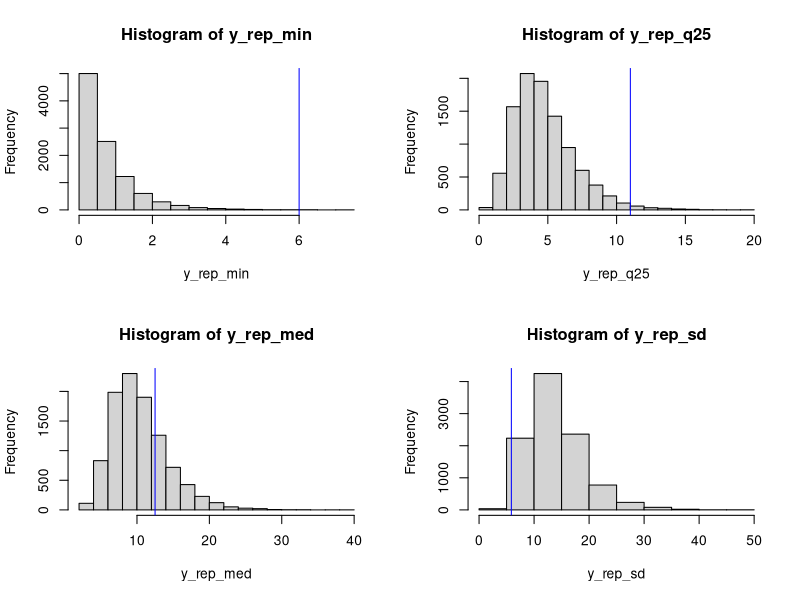
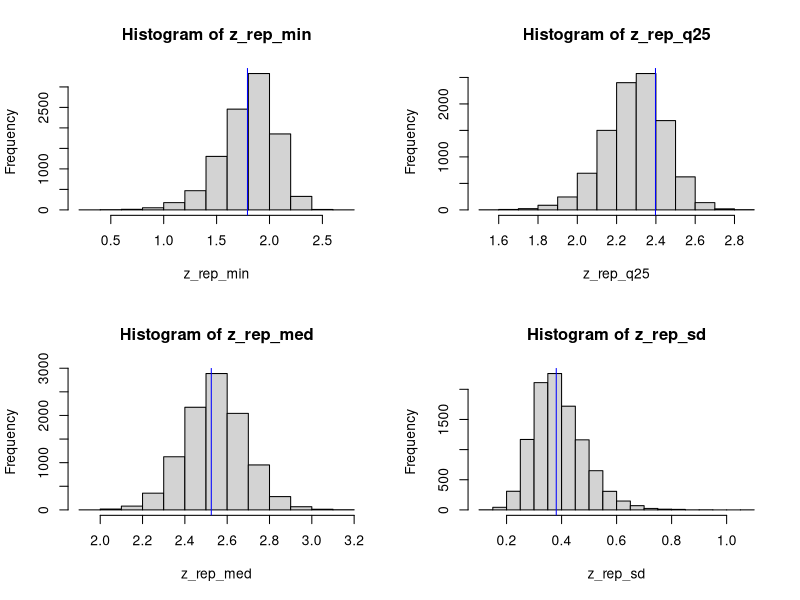
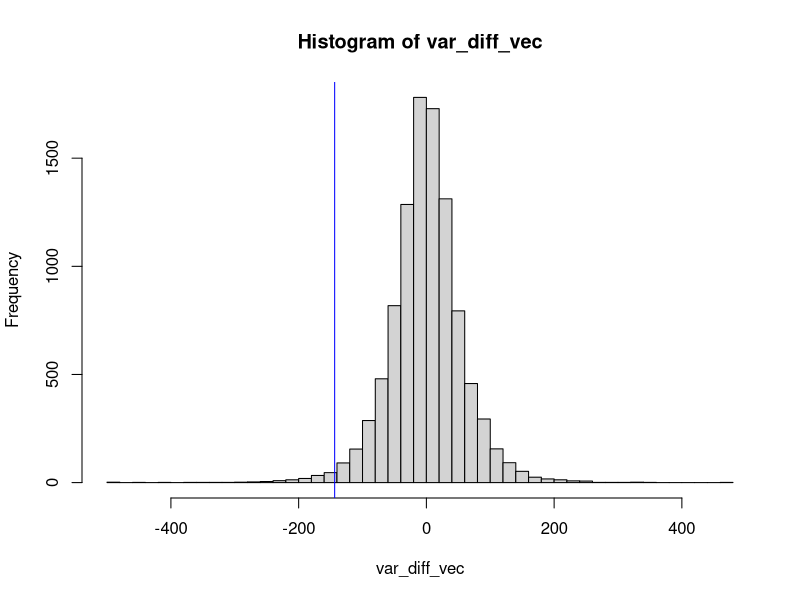
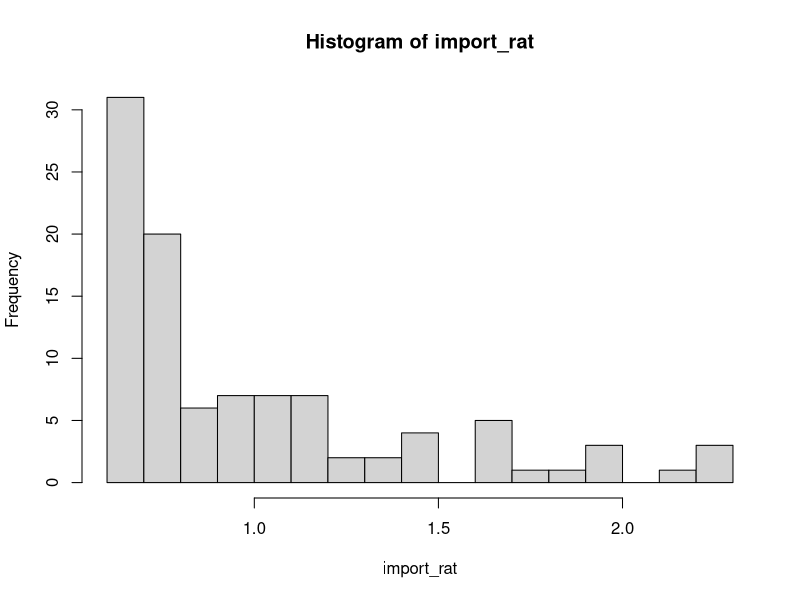
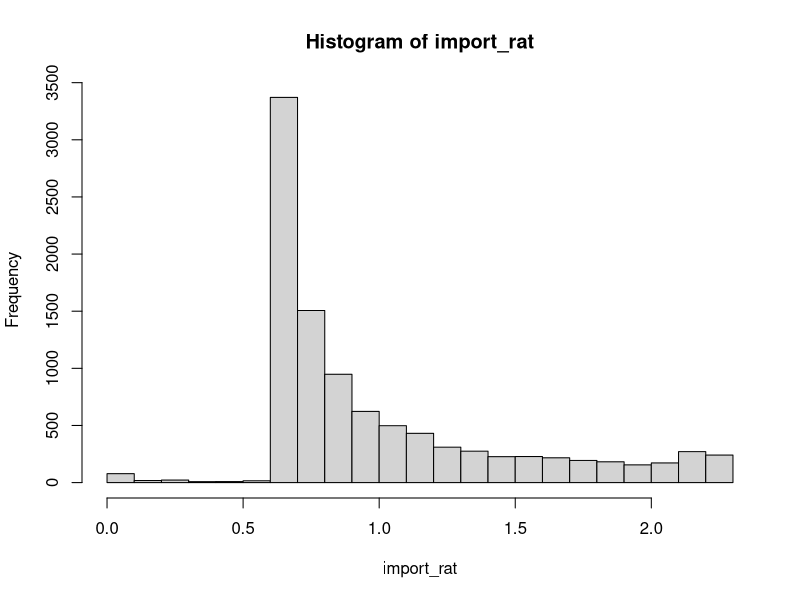
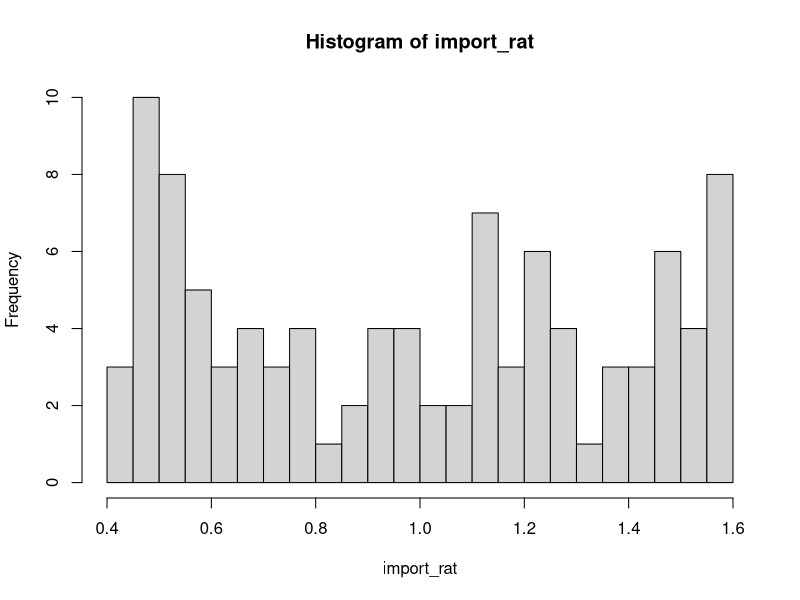
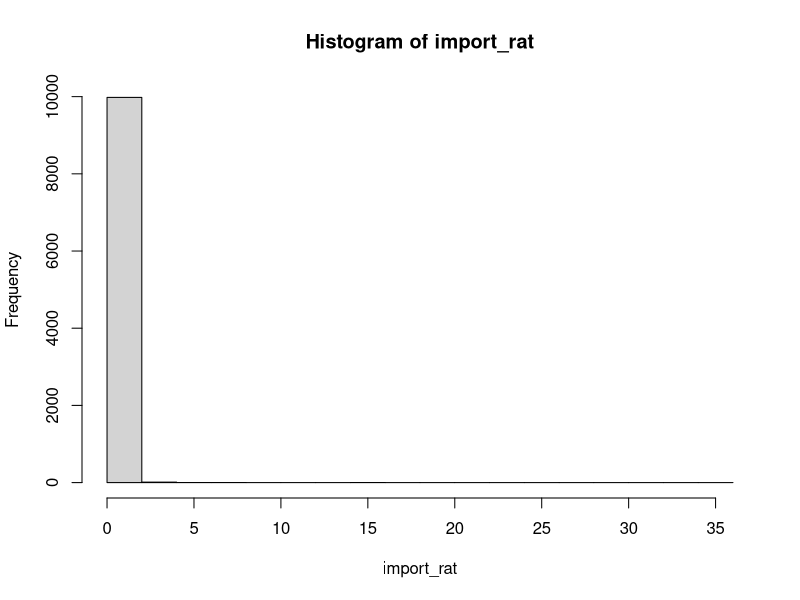

Write the R code that produced these figures, in order.
## No scientific notation

options(scipen = 999)

## Load in packages

library(fGarch)



########## Problem 1 ##########



## Input the known parameters and data

y <- c(15,9,15,8,8,20,25,31,13,12,11,15,11,13,13,11,11,12,6,14)
n <- length(y)
S <- 10000
alpha <- 5
beta <- alpha * 15



##### Part i #####



## Sample from the Gamma

samp_1i <- rgamma(n = S, shape = n + alpha, rate = beta + sum(y))



##### Part ii #####



## Construct the replicate data sets

y_rep <- matrix(0, nrow = S, ncol = n)

for(s in 1:S) {
    
    y_rep[s,] <- rexp(n = n, rate = samp_1i[s])
    
}



##### Part iii #####



## Compute the required test statistics for each replicate data set

y_rep_min <- apply(y_rep, 1, min)
y_rep_q25 <- apply(y_rep, 1, quantile, probs = 0.25)
y_rep_med <- apply(y_rep, 1, median)
y_rep_sd <- apply(y_rep, 1, sd)

par(mfrow = c(2, 2))

hist(x = y_rep_min)
abline(v = min(y), col = 'blue')

hist(x = y_rep_q25)
abline(v = quantile(y, 0.25), col = 'blue')

hist(x = y_rep_med)
abline(v = median(y), col = 'blue')

hist(x = y_rep_sd)
abline(v = sd(y), col = 'blue')



##### Part iv #####



## Compute the posterior predictive p-values for each statistic

pval_min <- mean(y_rep_min > min(y))
pval_q25 <- mean(y_rep_q25 > quantile(y, 0.25))
pval_med <- mean(y_rep_med > median(y))
pval_sd <- mean(y_rep_sd > sd(y))

## Probability of waiting at most 10 minutes

wait_10 <- mean(y_rep < 10)

## Output the results

cat("Minimum p-value: ", round(pval_min, 4))
cat("25% Quantile p-value: ", round(pval_q25, 4))
cat("Median p-value: ", round(pval_med, 4))
cat("Standard Deviation p-value: ", round(pval_sd, 4))
cat("Probability 10 Minute Wait: ", round(wait_10, 4))



########## Problem 2 ##########



## Input the known parameters and data

z <- log(y)
n <- length(z)
S <- 10000
alpha <- 0.01
beta <- 0.01

## Draw the sample from the posterior

s_squared <- sd(z)^2
post_tau <- rgamma(n = S, 
                  shape = alpha + (n - 1)/2,
                  rate = beta + (n - 1) * (s_squared / 2))

post_sigma <- 1/sqrt(post_tau)

Q_mu <- n * post_tau
ell_mu <- n * post_tau * mean(z)
post_mu <- rnorm(n = S, mean = (Q_mu^-1) * ell_mu, sd = sqrt(Q_mu^-1))



##### Part i #####



## Construct the replicate data set

z_rep <- matrix(0, nrow = S, ncol = n)

for(s in 1:S) {
    
    z_rep[s,] <- rnorm(n = n, mean = post_mu[s], sd = post_sigma[s])
    
}

## Compute the required test statistics for each replicate data set

z_rep_min <- apply(z_rep, 1, min)
z_rep_q25 <- apply(z_rep, 1, quantile, probs = 0.25)
z_rep_med <- apply(z_rep, 1, median)
z_rep_sd <- apply(z_rep, 1, sd)

par(mfrow = c(2, 2))

hist(x = z_rep_min)
abline(v = min(z), col = 'blue')

hist(x = z_rep_q25)
abline(v = quantile(z, 0.25), col = 'blue')

hist(x = z_rep_med)
abline(v = median(z), col = 'blue')

hist(x = z_rep_sd)
abline(v = sd(z), col = 'blue')

## Compute the posterior predictive p-values for each statistic

pval_min <- mean(z_rep_min > min(z))
pval_q25 <- mean(z_rep_q25 > quantile(z, 0.25))
pval_med <- mean(z_rep_med > median(z))
pval_sd <- mean(z_rep_sd > sd(z))

## Output the results

cat("Minimum p-value: ", round(pval_min, 4))
cat("25% Quantile p-value: ", round(pval_q25, 4))
cat("Median p-value: ", round(pval_med, 4))
cat("Standard Deviation p-value: ", round(pval_sd, 4))



##### Part ii #####



## Probability of waiting at most 10 minutes

wait_10 <- mean(z_rep < log(10))

## Output the results

cat("Probability 10 Minute Wait: ", round(wait_10, 4))



########## Problem 3 ##########



## Load in the data and known parameters

y <- c(1.960,
      1.823,
      0.968,
      2.753,
      0.779,
      3.003,
      2.463,
      2.197,
      2.806,
      3.137,
      -1.813,
      -4.242,
      -19.780,
      8.597,
      -3.134,
      7.486,
      12.621,
      -11.511,
      -12.746,
      17.244)
n <- length(y)
S <- 10000
alpha <- 0.01
beta <- 0.01



##### Part i #####



## Draw the sample from the posterior

s_squared <- sd(y)^2
post_tau <- rgamma(n = S, 
                   shape = alpha + (n - 1)/2,
                   rate = beta + (n - 1) * (s_squared / 2))

post_sigma <- 1/sqrt(post_tau)

Q_mu <- n * post_tau
ell_mu <- n * post_tau * mean(y)
post_mu <- rnorm(n = S, mean = (Q_mu^-1) * ell_mu, sd = sqrt(Q_mu^-1))



##### Part ii #####



## Construct the replicate data set

y_rep <- matrix(0, nrow = S, ncol = n)

for(s in 1:S) {
    
    y_rep[s,] <- rnorm(n = n, mean = post_mu[s], sd = post_sigma[s])
    
}



##### Part iii #####



## Compute the variance difference of the first 10 minus second 10 observation

y_1_var <- var(y[1:10])
y_2_var <- var(y[11:20])

var_diff <- y_1_var - y_2_var

## Compute the same variance for the replicate data

var_diff_vec <- numeric()

for (i in 1:S) {
    
    y_1_temp <- var(y_rep[i, 1:10])
    y_2_temp <- var(y_rep[i, 11:20])
    var_diff_vec[i] <- y_1_temp - y_2_temp
    
}

## Plot the histogram of the results

par(mfrow = c(1, 1))

hist(var_diff_vec, breaks = 50)
abline(v = var_diff, col = 'blue')



##### Part iv #####



## Posterior predictive p-value

post_pred <- mean(var_diff < var_diff_vec)

## Output the results

cat("Probability 10 Minute Wait: ", round(post_pred, 4))



########## Problem 4 ##########



##### Exercise 10.6 #####



### Part a ####



## Input the known parameters

S <- 100
mu <- 0
var <- 1
deg_free <- 3

## Sample theta from g

theta <- rstd(n = S, mean = mu, sd = sqrt(var), nu = deg_free)

## Calculate and plot the importance ratios

import_rat <- dnorm(x = theta, mean = mu, sd = sqrt(var)) /
    dstd(x = theta, mean = mu, sd = sqrt(var), nu = deg_free)

hist(import_rat, breaks = 20)



### Part b ###



## Compute the importance sampled EX and VarX

ex_imp <- ((1/S) * sum(theta * import_rat)) / ((1/S) * sum(import_rat))
var_imp <- ((1/S) * sum(theta^2 * import_rat)) / ((1/S) * sum(import_rat)) - ex_imp^2

## Compute the true EX and VarX

ex_true <- 0 # mean(dnorm(x = theta, mean = mu, sd = sqrt(var)))
var_true <- 1 # var(dnorm(x = theta, mean = mu, sd = sqrt(var)))

## Output the results

cat("Importance Sampled Expected Value: ", round(ex_imp, 4))
cat("True Expected Value: ", round(ex_true, 4))
cat("Importance Sampled Variance: ", round(var_imp, 4))
cat("True Variance: ", round(var_true, 4))



### Part c ###



## Input the known parameters

S <- 10000
mu <- 0
var <- 1
deg_free <- 3

## Sample theta from g

theta <- rstd(n = S, mean = mu, sd = sqrt(var), nu = deg_free)

## Calculate and plot the importance ratios

import_rat <- dnorm(x = theta, mean = mu, sd = sqrt(var)) /
    dstd(x = theta, mean = mu, sd = sqrt(var), nu = deg_free)

hist(import_rat, breaks = 20)

## Compute the importance sampled EX and VarX

ex_imp <- ((1/S) * sum(theta * import_rat)) / ((1/S) * sum(import_rat))
var_imp <- ((1/S) * sum(theta^2 * import_rat)) / ((1/S) * sum(import_rat)) - ex_imp^2

## Compute the true EX and VarX

ex_true <- 0 # mean(dnorm(x = theta, mean = mu, sd = sqrt(var)))
var_true <- 1 # var(dnorm(x = theta, mean = mu, sd = sqrt(var)))

## Output the results

cat("Importance Sampled Expected Value: ", round(ex_imp, 4))
cat("True Expected Value: ", round(ex_true, 4))
cat("Importance Sampled Variance: ", round(var_imp, 4))
cat("True Variance: ", round(var_true, 4))



### Part d ###



## Compute the effective sample size

S_eff <- 1 / (sum((import_rat / sum(sample(import_rat)))^2))

## Output the results

cat("Effective Sample Size: ", round(S_eff, 4))



##### Exercise 10.7 #####



### Part a ####



## Input the known parameters

S <- 100
mu <- 0
var <- 1
deg_free <- 3

## Sample theta from g

theta <- rnorm(n = S, mean = mu, sd = sqrt(var))

## Calculate and plot the importance ratios

import_rat <- dstd(x = theta, mean = mu, sd = sqrt(var), nu = deg_free) /
    dnorm(x = theta, mean = mu, sd = sqrt(var))

hist(import_rat, breaks = 20)



### Part b ###



## Compute the importance sampled EX and VarX

ex_imp <- ((1/S) * sum(theta * import_rat)) / ((1/S) * sum(import_rat))
var_imp <- ((1/S) * sum(theta^2 * import_rat)) / ((1/S) * sum(import_rat)) - ex_imp^2

## Compute the true EX and VarX

ex_true <- 0 # mean(dstd(x = theta, mean = mu, sd = sqrt(var), nu = deg_free))
var_true <- 1 # var(dstd(x = theta, mean = mu, sd = sqrt(var), nu = deg_free))

## Output the results

cat("Importance Sampled Expected Value: ", round(ex_imp, 4))
cat("True Expected Value: ", round(ex_true, 4))
cat("Importance Sampled Variance: ", round(var_imp, 4))
cat("True Variance: ", round(var_true, 4))



### Part c ###



## Input the known parameters

S <- 10000
mu <- 0
var <- 1
deg_free <- 3

## Sample theta from g

theta <- rnorm(n = S, mean = mu, sd = sqrt(var))

## Calculate and plot the importance ratios

import_rat <- dstd(x = theta, mean = mu, sd = sqrt(var), nu = deg_free) /
    dnorm(x = theta, mean = mu, sd = sqrt(var))

hist(import_rat, breaks = 20)

## Compute the importance sampled EX and VarX

ex_imp <- ((1/S) * sum(theta * import_rat)) / ((1/S) * sum(import_rat))
var_imp <- ((1/S) * sum(theta^2 * import_rat)) / ((1/S) * sum(import_rat)) - ex_imp^2

## Compute the true EX and VarX

ex_true <- 0 # mean(dstd(x = theta, mean = mu, sd = sqrt(var), nu = deg_free))
var_true <- 1 # var(dstd(x = theta, mean = mu, sd = sqrt(var), nu = deg_free))

## Output the results

cat("Importance Sampled Expected Value: ", round(ex_imp, 4))
cat("True Expected Value: ", round(ex_true, 4))
cat("Importance Sampled Variance: ", round(var_imp, 4))
cat("True Variance: ", round(var_true, 4))



### Part d ###



## Compute the effective sample size

S_eff <- 1 / (sum((import_rat / sum(sample(import_rat)))^2))

## Output the results

cat("Effective Sample Size: ", round(S_eff, 4))
